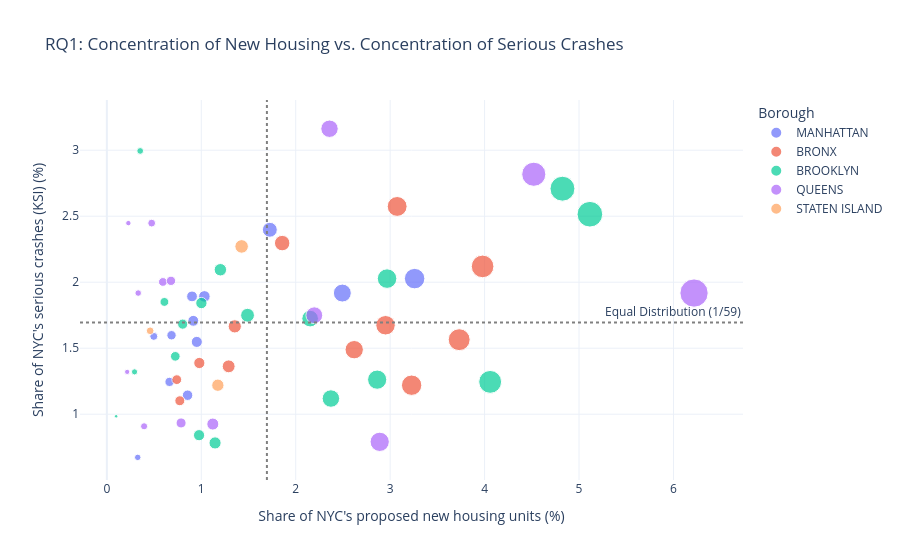

The notebook cell saved with this chart:
### Markdown cell above
# Member 6: Research Questions

**Member 6** - Interactive Reports, Deployment, and Testing

These research questions use the integrated dataset (`cd_total.csv` and `borough_month.csv`) produced by Member 3. They focus on the concentration of housing vs. crashes, and how total crash frequency correlates with new building filings across boroughs over time.

### Code cell
import pandas as pd
import plotly.express as px
from pathlib import Path

# Load the data
SEARCH_DIRS = [Path("../outputs/member3_integration"), Path("outputs/member3_integration")]
def find_file(file_name):
    for folder in SEARCH_DIRS:
        if (folder / file_name).exists():
            return folder / file_name
    raise FileNotFoundError(f"{file_name} not found.")

cd_total = pd.read_csv(find_file("cd_total.csv"))
borough_month = pd.read_csv(find_file("borough_month.csv"))

# --- Research Question 1 ---
# Do community districts with a higher share of the city's new housing units also experience a higher share of the city's serious traffic crashes?

total_city_units = cd_total["new_units"].sum()
total_city_ksi = cd_total["ksi"].sum()

cd_total["share_units"] = (cd_total["new_units"] / total_city_units) * 100
cd_total["share_ksi"] = (cd_total["ksi"] / total_city_ksi) * 100

fig1 = px.scatter(
    cd_total, 
    x="share_units", 
    y="share_ksi", 
    color="borough",
    hover_name="cd_label",
    size="new_units",
    labels={
        "share_units": "Share of NYC's proposed new housing units (%)",
        "share_ksi": "Share of NYC's serious crashes (KSI) (%)",
        "borough": "Borough"
    },
    title="RQ1: Concentration of New Housing vs. Concentration of Serious Crashes",
    template="plotly_white"
).add_hline(y=100/59, line_dash="dot", line_color="gray", annotation_text="Equal Distribution (1/59)").add_vline(x=100/59, line_dash="dot", line_color="gray")
fig1.show()

### Figure 1 — Plotly figure (JSON) as saved in the notebook; plotly's stock layout.template omitted (floating-point values rounded to 4 significant figures)
{"data": [{"hovertemplate": "<b>%{hovertext}</b><br><br>Borough=MANHATTAN<br>Share of NYC's proposed new housing units (%)=%{x}<br>Share of NYC's serious crashes (KSI) (%)=%{y}<br>new_units=%{marker.size}<extra></extra>", "hovertext": ["MN 01", "MN 02", "MN 03", "MN 04", "MN 05", "MN 06", "MN 07", "MN 08", "MN 09", "MN 10", "MN 11", "MN 12"], "legendgroup": "MANHATTAN", "marker": {"color": "#636efa", "size": [465, 944, 1302, 4636, 2455, 974, 707, 1469, 1216, 1355, 3547, 1283], "sizemode": "area", "sizeref": 22.11, "symbol": "circle"}, "mode": "markers", "name": "MANHATTAN", "orientation": "v", "showlegend": true, "type": "scatter", "x": [0.3269, 0.6636, 0.9153, 3.259, 1.726, 0.6847, 0.497, 1.033, 0.8548, 0.9525, 2.493, 0.9019], "xaxis": "x", "y": [0.6729, 1.245, 1.707, 2.027, 2.397, 1.598, 1.59, 1.893, 1.144, 1.548, 1.918, 1.893], "yaxis": "y"}, {"hovertemplate": "<b>%{hovertext}</b><br><br>Borough=BRONX<br>Share of NYC's proposed new housing units (%)=%{x}<br>Share of NYC's serious crashes (KSI) (%)=%{y}<br>new_units=%{marker.size}<extra></extra>", "hovertext": ["BX 01", "BX 02", "BX 03", "BX 04", "BX 05", "BX 06", "BX 07", "BX 08", "BX 09", "BX 10", "BX 11", "BX 12"], "legendgroup": "BRONX", "marker": {"color": "#EF553B", "size": [4373, 1099, 3726, 5660, 4198, 4591, 5307, 1835, 1927, 1053, 1393, 2641], "sizemode": "area", "sizeref": 22.11, "symbol": "circle"}, "mode": "markers", "name": "BRONX", "orientation": "v", "showlegend": true, "type": "scatter", "x": [3.074, 0.7726, 2.619, 3.979, 2.951, 3.227, 3.731, 1.29, 1.355, 0.7402, 0.9793, 1.857], "xaxis": "x", "y": [2.574, 1.102, 1.489, 2.12, 1.674, 1.22, 1.564, 1.363, 1.665, 1.262, 1.388, 2.296], "yaxis": "y"}, {"hovertemplate": "<b>%{hovertext}</b><br><br>Borough=BROOKLYN<br>Share of NYC's proposed new housing units (%)=%{x}<br>Share of NYC's serious crashes (KSI) (%)=%{y}<br>new_units=%{marker.size}<extra></extra>", "hovertext": ["BK 01", "BK 02", "BK 03", "BK 04", "BK 05", "BK 06", "BK 07", "BK 08", "BK 09", "BK 10", "BK 11", "BK 12", "BK 13", "BK 14", "BK 15", "BK 16", "BK 17", "BK 18"], "legendgroup": "BROOKLYN", "marker": {"color": "#00cc96", "size": [6863, 4221, 3062, 1389, 7276, 5774, 1031, 3375, 4072, 140, 417, 867, 1630, 1424, 1142, 2119, 1710, 502], "sizemode": "area", "sizeref": 22.11, "symbol": "circle"}, "mode": "markers", "name": "BROOKLYN", "orientation": "v", "showlegend": true, "type": "scatter", "x": [4.825, 2.967, 2.153, 0.9764, 5.115, 4.059, 0.7248, 2.373, 2.863, 0.09842, 0.2931, 0.6095, 1.146, 1.001, 0.8028, 1.49, 1.202, 0.3529], "xaxis": "x", "y": [2.708, 2.027, 1.724, 0.8411, 2.515, 1.245, 1.438, 1.119, 1.262, 0.9841, 1.321, 1.85, 0.7822, 1.842, 1.682, 1.75, 2.094, 2.994], "yaxis": "y"}, {"hovertemplate": "<b>%{hovertext}</b><br><br>Borough=QUEENS<br>Share of NYC's proposed new housing units (%)=%{x}<br>Share of NYC's serious crashes (KSI) (%)=%{y}<br>new_units=%{marker.size}<extra></extra>", "hovertext": ["QN 01", "QN 02", "QN 03", "QN 04", "QN 05", "QN 06", "QN 07", "QN 08", "QN 09", "QN 10", "QN 11", "QN 12", "QN 13", "QN 14"], "legendgroup": "QUEENS", "marker": {"color": "#ab63fa", "size": [8845, 3125, 472, 1596, 844, 1118, 3354, 675, 561, 324, 306, 6431, 966, 4110], "sizemode": "area", "sizeref": 22.11, "symbol": "circle"}, "mode": "markers", "name": "QUEENS", "orientation": "v", "showlegend": true, "type": "scatter", "x": [6.218, 2.197, 0.3318, 1.122, 0.5933, 0.7859, 2.358, 0.4745, 0.3944, 0.2278, 0.2151, 4.521, 0.6791, 2.889], "xaxis": "x", "y": [1.918, 1.75, 1.918, 0.9252, 2.002, 0.9336, 3.163, 2.448, 0.9084, 2.448, 1.321, 2.818, 2.01, 0.7906], "yaxis": "y"}, {"hovertemplate": "<b>%{hovertext}</b><br><br>Borough=STATEN ISLAND<br>Share of NYC's proposed new housing units (%)=%{x}<br>Share of NYC's serious crashes (KSI) (%)=%{y}<br>new_units=%{marker.size}<extra></extra>", "hovertext": ["SI 01", "SI 02", "SI 03"], "legendgroup": "STATEN ISLAND", "marker": {"color": "#FFA15A", "size": [2030, 652, 1672], "sizemode": "area", "sizeref": 22.11, "symbol": "circle"}, "mode": "markers", "name": "STATEN ISLAND", "orientation": "v", "showlegend": true, "type": "scatter", "x": [1.427, 0.4583, 1.175], "xaxis": "x", "y": [2.271, 1.632, 1.22], "yaxis": "y"}], "layout": {"annotations": [{"showarrow": false, "text": "Equal Distribution (1/59)", "x": 1, "xanchor": "right", "xref": "x domain", "y": 1.695, "yanchor": "bottom", "yref": "y"}], "legend": {"itemsizing": "constant", "title": {"text": "Borough"}, "tracegroupgap": 0}, "shapes": [{"line": {"color": "gray", "dash": "dot"}, "type": "line", "x0": 0, "x1": 1, "xref": "x domain", "y0": 1.695, "y1": 1.695, "yref": "y"}, {"line": {"color": "gray", "dash": "dot"}, "type": "line", "x0": 1.695, "x1": 1.695, "xref": "x", "y0": 0, "y1": 1, "yref": "y domain"}], "title": {"text": "RQ1: Concentration of New Housing vs. Concentration of Serious Crashes"}, "xaxis": {"anchor": "y", "domain": [0, 1], "title": {"text": "Share of NYC's proposed new housing units (%)"}}, "yaxis": {"anchor": "x", "domain": [0, 1], "title": {"text": "Share of NYC's serious crashes (KSI) (%)"}}}}
